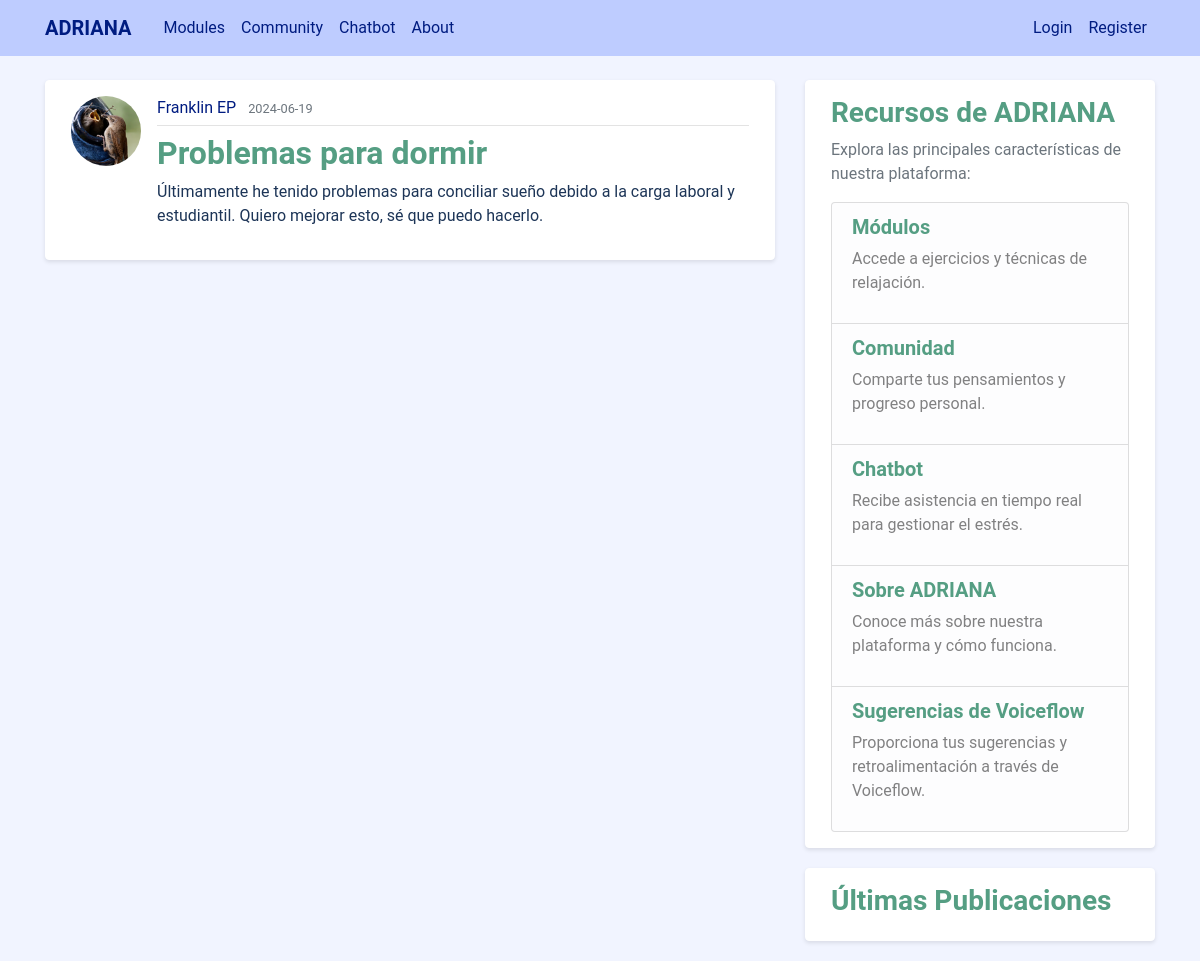
Page /post/7 on the committed database.
### adriana_assistant/models.py (models this page shows, shortened)
class User(db.Model, UserMixin):
    id = db.Column(db.Integer, primary_key=True)
    username = db.Column(db.String(20), unique=True, nullable=False)
    email = db.Column(db.String(120), unique=True, nullable=False)
    image_file = db.Column(db.String(20), nullable=False, default='default.jpg')
    password = db.Column(db.String(60), nullable=False)
    posts = db.relationship('Post', backref='author', lazy=True)

class Post(db.Model):
    id = db.Column(db.Integer, primary_key=True)
    title = db.Column(db.String(100), nullable=False)
    date_posted = db.Column(db.DateTime, nullable=False, default=datetime.utcnow)
    content = db.Column(db.Text, nullable=False)
    user_id = db.Column(db.Integer, db.ForeignKey('user.id'), nullable=False)

### adriana_assistant/routes.py (the view)
@app.route("/post/<int:post_id>")
def post(post_id):
    post = Post.query.get_or_404(post_id)
    return render_template('post.html', title=post.title, post=post)

### adriana_assistant/templates/post.html (shortened to what this page needs)
{% extends "layout.html" %}
{% block content %}
  <article class="media content-section">
    <img class="rounded-circle article-img" src="{{ url_for('static', filename='profile_pics/' + post.author.image_file) }}">
    <div class="media-body">
      <div class="article-metadata">
        <a class="mr-2" href="{{ url_for('user_posts', username=post.author.username) }}">{{ post.author.username }}</a>
        <small class="text-muted">{{ post.date_posted.strftime('%Y-%m-%d') }}</small>
      </div>
      <h2 class="article-title">{{ post.title }}</h2>
      <p class="article-content">{{ post.content }}</p>
    </div>
  </article>
{% endblock content %}

### adriana_assistant/static/main.css (style rules this page uses)
body { background: #F1F4FF; color: #1D3557; font-family: 'Roboto', sans-serif; margin-top: 5rem; }
h1, h2, h3, h4, h5, h6 { color: #1D3557; font-weight: 500; }
.content-section { background: #FFFFFF; padding: 15px 25px; border: 1px solid #FFFFFF; border-radius: 4px; margin-bottom: 20px; box-shadow: 0 2px 4px rgba(0,0,0,0.1); }
.article-title { color: #559e83; font-weight: 600; }
.article-content { white-space: pre-line; }
.article-img { height: 70px; width: 70px; margin-right: 16px; border-radius: 4px; object-fit: cover; }
.article-metadata { padding-bottom: 5px; margin-bottom: 8px; border-bottom: 1px solid #e3e3e3; }
.article-metadata a { color: #001C81; }

### rows in the picture
User: image_file (picture), author.username "Franklin EP"
Post: date_posted "2024-06-19", title "Problemas para dormir", content "Últimamente he tenido problemas para conciliar sueño debido a la carga laboral y estudiantil. Quiero mejorar esto, sé que puedo hacerlo."
